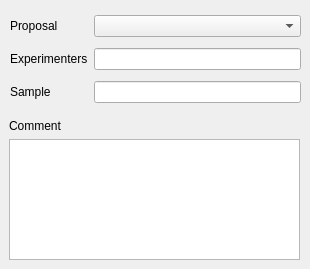
      <widget class="QWidget" name="Experiment">
       <attribute name="title">
        <string>Experiment</string>
       </attribute>
       <widget class="QWidget" name="layoutWidget">
        <property name="geometry">
         <rect>
          <x>10</x>
          <y>10</y>
          <width>291</width>
          <height>101</height>
         </rect>
        </property>
        <layout class="QGridLayout" name="gridLayout_3">
         <item row="1" column="1">
          <widget class="QLineEdit" name="experimentersLineEdit">
           <property name="text">
            <string/>
           </property>
          </widget>
         </item>
         <item row="1" column="0">
          <widget class="QLabel" name="label_32">
           <property name="text">
            <string>Experimenters</string>
           </property>
          </widget>
         </item>
         <item row="2" column="1">
          <widget class="QLineEdit" name="sampleLineEdit">
           <property name="text">
            <string/>
           </property>
          </widget>
         </item>
         <item row="2" column="0">
          <widget class="QLabel" name="label_33">
           <property name="text">
            <string>Sample</string>
           </property>
          </widget>
         </item>
         <item row="0" column="1">
          <widget class="QComboBox" name="proposalComboBox"/>
         </item>
         <item row="0" column="0">
          <widget class="QLabel" name="label_31">
           <property name="text">
            <string>Proposal</string>
           </property>
          </widget>
         </item>
        </layout>
       </widget>
       <widget class="QWidget" name="verticalLayoutWidget">
        <property name="geometry">
         <rect>
          <x>9</x>
          <y>119</y>
          <width>291</width>
          <height>141</height>
         </rect>
        </property>
        <layout class="QVBoxLayout" name="verticalLayout_3">
         <item>
          <widget class="QLabel" name="label_26">
           <property name="text">
            <string>Comment</string>
           </property>
          </widget>
         </item>
         <item>
          <widget class="QTextEdit" name="textEdit"/>
         </item>
        </layout>
       </widget>
      </widget>
